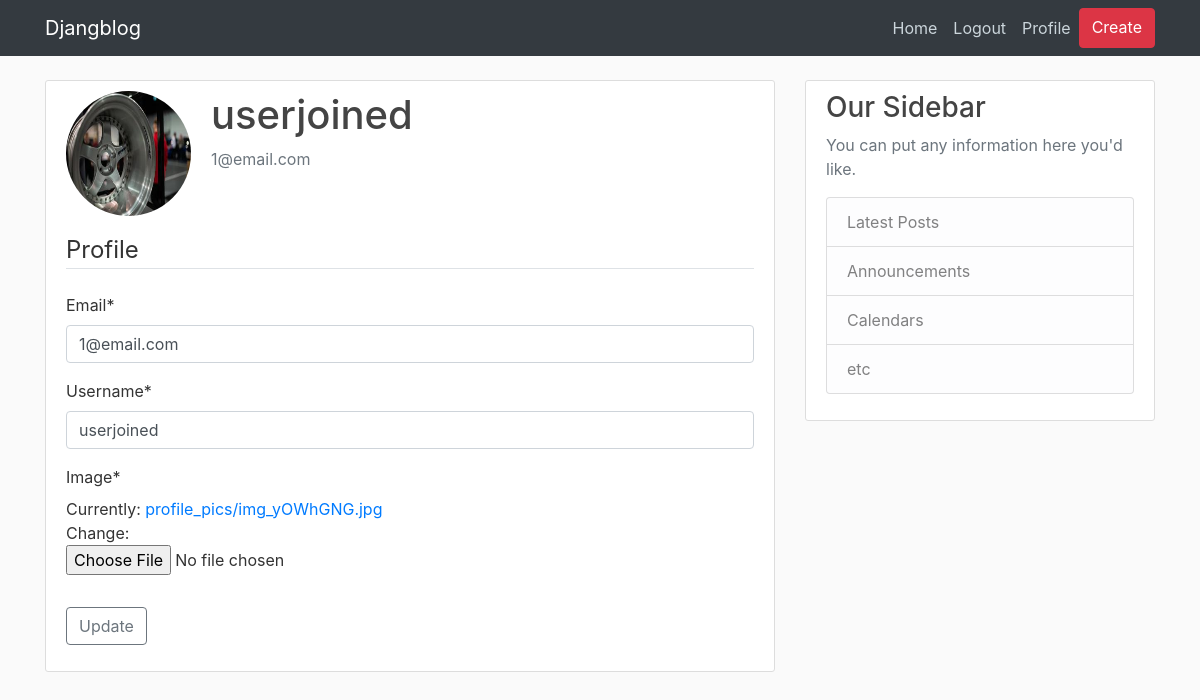
Page /profile/ (signed in) on the committed database.
### users/models.py (models this page shows, shortened)
class CustomUser(AbstractUser):
    username = models.CharField(max_length=100, unique=True)
    email = models.EmailField(verbose_name="email", max_length=100, unique=True)
    USERNAME_FIELD = 'email'
    REQUIRED_FIELDS = ['username']
    objects = CustomUserManager()

class Profile(models.Model):
    user = models.OneToOneField(CustomUser, on_delete=models.CASCADE)
    image = models.ImageField(default='default.jpg', upload_to='profile_pics')

### users/views.py (the view)
# urls.py: path('profile/', user_views.profile, name='profile'),
@login_required
def profile(request):
     if request.method == 'POST':
         form_u = UserUpdateForm(request.POST, instance=request.user)
         form_p = ProfileUpdateForm(request.POST, request.FILES, instance=request.user.profile)
         if form_u.is_valid() and form_p.is_valid():
             form_u.save()
             form_p.save()
             messages.success(request, f'Profile successfully updated!')
             return redirect('profile')
     else:
         form_u = UserUpdateForm(instance=request.user)
         form_p = ProfileUpdateForm(instance=request.user.profile)
     context = {'form_u': form_u, 'form_p':form_p}
     return render(request, 'users/profile.html', context)

### users/forms.py
class UserUpdateForm(forms.ModelForm):
    class Meta:
        model = CustomUser
        fields = ['email', 'username']

class ProfileUpdateForm(forms.ModelForm):
    class Meta:
        model = Profile
        fields = ['image']

### users/templates/users/profile.html (shortened to what this page needs)
{% extends "base.html" %}
{% load crispy_forms_tags %}
{% block content %}
    <div class="content-section">
      <div class="media">
        <img class="rounded-circle account-img" src="{{ user.profile.image.url }}">
        <div class="media-body">
          <h2 class="account-heading">{{ user.username }}</h2>
          <p class="text-secondary">{{ user.email }}</p>
        </div>
      </div>
      <form method="POST" enctype="multipart/form-data">
          <fieldset class="form-group">
              <legend class="border-bottom mb-4">Profile</legend>
              {{ form_u|crispy }}
              {{ form_p|crispy }}
          </fieldset>
          <div class="form-group">
              <button class="btn btn-outline-secondary" type="submit">Update</button>
          </div>
      </form>
    </div>
{% endblock content %}

### blog/static/blog/main.css (style rules this page uses)
body { background: #fafafa; color: #333333; margin-top: 5rem; }
h1, h2, h3, h4, h5, h6 { color: #444444; }
.content-section { background: #ffffff; padding: 10px 20px; border: 1px solid #dddddd; border-radius: 3px; margin-bottom: 20px; }
.account-img { height: 125px; width: 125px; margin-right: 20px; margin-bottom: 16px; }
.account-heading { font-size: 2.5rem; }

### rows in the picture
CustomUser: profile.image (picture), username "userjoined", email "1@email.com"
